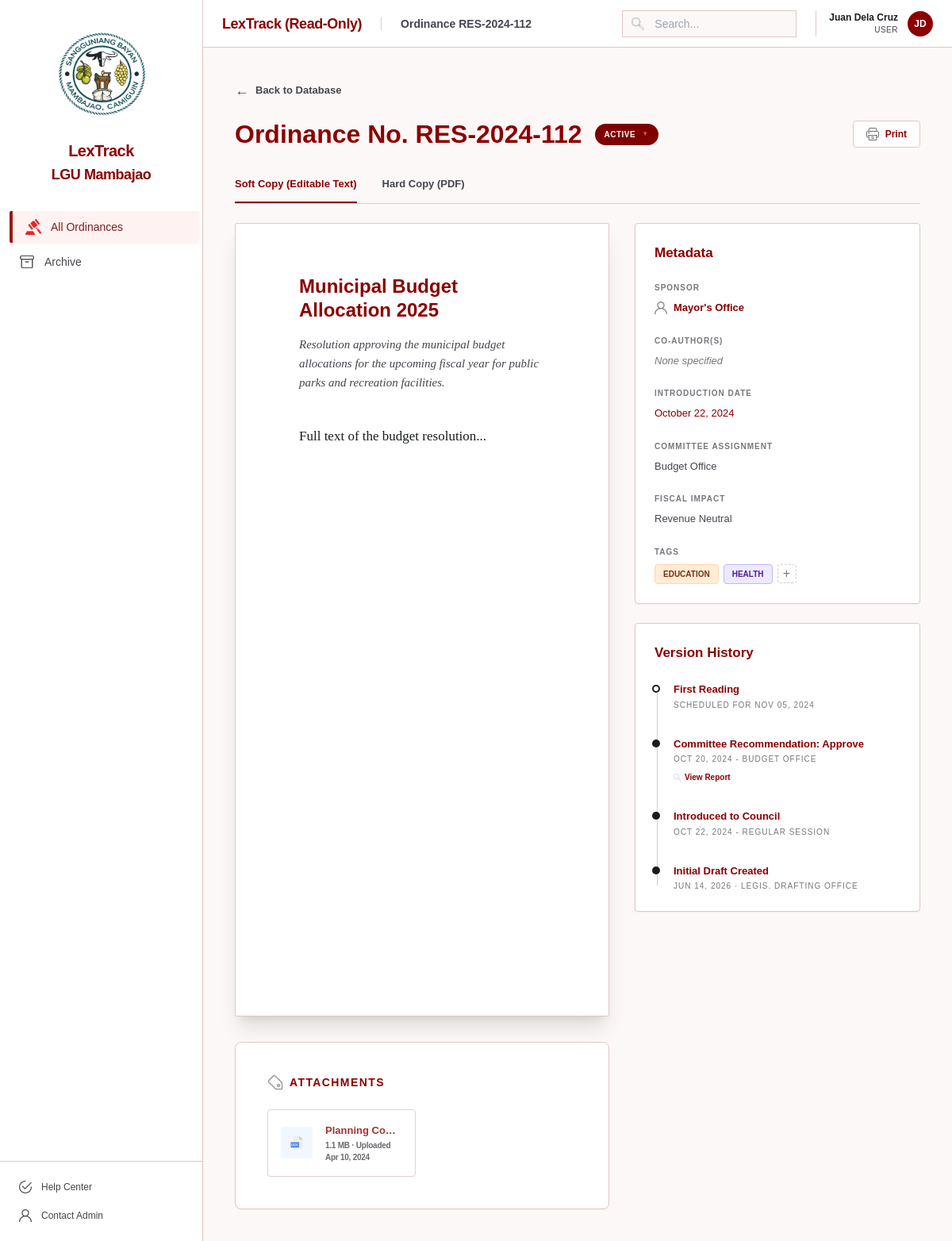
The app's page /user/view.php?id=2&view=full (signed in) with its own data.
### tables this page shows
CREATE TABLE IF NOT EXISTS ordinances (
    id INT AUTO_INCREMENT PRIMARY KEY,
    ordinance_number VARCHAR(50) NOT NULL UNIQUE,
    title VARCHAR(255) NOT NULL,
    description TEXT,
    date_enacted DATE NOT NULL,
    status ENUM('active', 'under_review', 'draft', 'amended', 'repealed') DEFAULT 'draft',
    department VARCHAR(100),
    main_author VARCHAR(100),
    soft_copy LONGTEXT,  
    hard_copy_path VARCHAR(255),  
    notes TEXT,
    created_at TIMESTAMP DEFAULT CURRENT_TIMESTAMP,
    updated_at TIMESTAMP DEFAULT CURRENT_TIMESTAMP ON UPDATE CURRENT_TIMESTAMP
);

### user/view.php (the view, shortened to what this page needs)
<?php
require_once '../includes/db.php';
$id = isset($_GET['id']) ? (int)$_GET['id'] : 0;
$stmt = $pdo->prepare("
    SELECT o.*,
           GROUP_CONCAT(DISTINCT t.name ORDER BY t.name SEPARATOR '|') as tag_names,
           GROUP_CONCAT(DISTINCT t.color_theme ORDER BY t.name SEPARATOR '|') as tag_colors
    FROM ordinances o
    LEFT JOIN ordinance_tags ot ON o.id = ot.ordinance_id
    LEFT JOIN tags t ON ot.tag_id = t.id
    WHERE o.id = ?
    GROUP BY o.id
");
$stmt->execute([$id]);
$ord = $stmt->fetch();
$page_title = "Ordinance " . $ord['ordinance_number'];
include 'includes/header.php';
?>
<div class="space-y-6">
    <div class="flex items-center gap-2">
        <a href="index.php" class="flex items-center gap-2 text-[13px] font-bold text-on-surface-variant hover:text-navy transition-all">
            <span class="text-lg">←</span>
            Back to Database
        </a>
    </div>
    <div class="flex flex-col md:flex-row md:items-center justify-between gap-4">
        <div class="flex items-center gap-4">
            <h1 class="text-[32px] font-bold text-navy leading-none">Ordinance No. <?php echo htmlspecialchars($ord['ordinance_number']); ?></h1>
            <div class="relative group">
                <button class="status-badge px-3 py-1.5 rounded-full text-[10px] font-bold uppercase tracking-wider <?php echo 'status-' . str_replace('_', '-', $ord['status']); ?> flex items-center gap-2">
                    <?php echo str_replace('_', ' ', $ord['status']); ?>
                    <span class="text-[8px] opacity-40">▼</span>
                </button>
            </div>
        </div>
        <div class="flex items-center gap-3">
            <button onclick="window.print()" class="px-4 py-2 bg-white border border-outline-variant rounded font-bold text-xs text-navy flex items-center gap-2 hover:bg-surface-container transition-all">
                <img src="../assets/icons/printer.png" class="w-4 h-4 opacity-60" alt="Print">
                Print
            </button>
        </div>
    </div>
    <div class="border-b border-outline-variant flex gap-8">
        <button onclick="switchViewTab('document')" class="view-tab py-3 text-[13px] font-bold border-b-2 border-navy text-navy" data-tab="document">Soft Copy (Editable Text)</button>
        <button onclick="switchViewTab('pdf')" class="view-tab py-3 text-[13px] font-bold border-b-2 border-transparent text-on-surface-variant hover:text-navy" data-tab="pdf">Hard Copy (PDF)</button>
    </div>
    <div class="grid grid-cols-1 lg:grid-cols-[1fr_360px] gap-8">
        <div class="space-y-8">
            <div id="view-tab-document" class="view-tab-content block">
                <div class="bg-white shadow-xl border border-outline-variant rounded-sm min-h-[1000px] flex flex-col">
                    <div class="p-[64px_80px] flex-1">
                        <div class="space-y-10">
                            <div class="space-y-4">
                                <h2 class="text-2xl font-bold text-navy leading-tight"><?php echo htmlspecialchars($ord['title']); ?></h2>
                                <p class="text-[15px] font-doc italic text-on-surface-variant leading-relaxed">
                                    <?php echo htmlspecialchars($ord['description']); ?>
                                </p>
                            </div>
                            <div class="font-doc text-[17px] leading-[1.8] text-on-surface space-y-8">
                                <?php
                                if ($ord['soft_copy']) {
                                    echo nl2br(htmlspecialchars($ord['soft_copy']));
                                } else {
                                    echo '<div class="text-center py-40 opacity-20 italic">No document content provided.</div>';
                                }
                                ?>
                            </div>
                        </div>
                    </div>
                </div>
            </div>
            <div class="bg-white rounded-lg border border-outline-variant p-10 shadow-sm space-y-6">
                <div class="flex items-center gap-2">
                    <img src="../assets/icons/price-tag.png" class="w-5 h-5 opacity-40 rotate-90" alt="Attachments">
                    <h3 class="text-sm font-bold text-navy uppercase tracking-widest">Attachments</h3>
                </div>
                <div class="grid grid-cols-1 sm:grid-cols-2 gap-4">
                    <div class="flex items-center gap-4 p-4 bg-white border border-outline-variant rounded shadow-sm opacity-80 cursor-not-allowed">
                        <div class="w-10 h-10 bg-blue-50 rounded flex items-center justify-center flex-shrink-0">
                            <img src="../assets/icons/doc.png" class="w-6 h-6" alt="DOC">
                        </div>
                        <div class="flex-1 min-w-0">
                            <div class="text-[13px] font-bold text-navy truncate">Planning Commission Staff...</div>
                            <div class="text-[10px] text-on-surface-variant font-bold tracking-tight mt-0.5">1.1 MB &middot; Uploaded Apr 10, 2024</div>
                        </div>
                    </div>
                </div>
            </div>
        </div>
        <div class="space-y-6">
            <div class="bg-white rounded border border-outline-variant p-6 space-y-6 shadow-sm">
                <h3 class="text-[17px] font-bold text-navy">Metadata</h3>
                <div class="space-y-6">
                    <div>
                        <span class="text-[10px] font-bold uppercase tracking-widest text-outline block mb-2">Sponsor</span>
                        <div class="flex items-center gap-2 text-[13px] font-bold text-navy">
                            <img src="../assets/icons/user.png" class="w-4 h-4 opacity-50">
                            <?php echo htmlspecialchars($ord['main_author']); ?>
                        </div>
                    </div>
                    <div>
                        <span class="text-[10px] font-bold uppercase tracking-widest text-outline block mb-2">Co-Author(s)</span>
                        <div class="text-[13px] font-medium text-on-surface-variant">
                            <?php echo !empty($ord['co_authors']) ? htmlspecialchars($ord['co_authors']) : '<span class="italic text-outline">None specified</span>'; ?>
                        </div>
                    </div>
                    <div>
                        <span class="text-[10px] font-bold uppercase tracking-widest text-outline block mb-2">Introduction Date</span>
                        <div class="text-[13px] font-medium text-navy">
                            <?php echo date('F d, Y', strtotime($ord['date_enacted'])); ?>
                        </div>
                    </div>
                    <div>
                        <span class="text-[10px] font-bold uppercase tracking-widest text-outline block mb-2">Committee Assignment</span>
                        <div class="text-[13px] font-medium text-on-surface-variant">
                            <?php echo htmlspecialchars($ord['department'] ?? ''); ?>
                        </div>
                    </div>
                    <div>
                        <span class="text-[10px] font-bold uppercase tracking-widest text-outline block mb-2">Fiscal Impact</span>
                        <div class="text-[13px] font-medium text-on-surface-variant">
                            Revenue Neutral
                        </div>
                    </div>
                    <div>
                        <span class="text-[10px] font-bold uppercase tracking-widest text-outline block mb-2">Tags</span>
                        <div class="flex flex-wrap gap-1.5">
                            <?php
                            if ($ord['tag_names']) {
                                $tags = explode('|', $ord['tag_names']);
                                $colors = explode('|', $ord['tag_colors']);
                                foreach ($tags as $i => $tag) {
                                    $color = $colors[$i] ?? 'tc-blue';
                                    echo "<span class='px-2.5 py-1 rounded text-[10px] font-bold border {$color} uppercase'>{$tag}</span>";
                                }
                            }
                            ?>
                            <button class="w-6 h-6 border border-outline-variant border-dashed rounded flex items-center justify-center text-outline hover:border-navy hover:text-navy transition-all">+</button>
                        </div>
                    </div>
                </div>
            </div>
            <div class="bg-white rounded border border-outline-variant p-6 space-y-6 shadow-sm">
                <h3 class="text-[17px] font-bold text-navy">Version History</h3>
                <div class="relative pl-6 space-y-8 before:content-[''] before:absolute before:left-[3px] before:top-2 before:bottom-2 before:w-[1px] before:bg-outline-variant">
                    <div class="relative">
                        <div class="absolute -left-[27px] top-1 w-2.5 h-2.5 rounded-full border-2 border-on-surface bg-white"></div>
                        <div class="text-[13px] font-bold text-navy">First Reading</div>
                        <div class="text-[10px] text-outline font-medium uppercase tracking-widest mt-0.5">Scheduled for <?php echo date('M d, Y', strtotime($ord['date_enacted'] . ' + 14 days')); ?></div>
                    </div>
                    <div class="relative">
                        <div class="absolute -left-[27px] top-1 w-2.5 h-2.5 rounded-full bg-on-surface"></div>
                        <div class="text-[13px] font-bold text-navy">Committee Recommendation: Approve</div>
                        <div class="text-[10px] text-outline font-medium uppercase tracking-widest mt-0.5"><?php echo date('M d, Y', strtotime($ord['date_enacted'] . ' - 2 days')); ?> - <?php echo htmlspecialchars($ord['department'] ?? ''); ?></div>
                        <button class="text-[10px] text-navy font-bold flex items-center gap-1 mt-2 hover:underline">
                            <img src="../assets/icons/glass.png" class="w-2.5 h-2.5 opacity-40">
                            View Report
                        </button>
                    </div>
                    <div class="relative">
                        <div class="absolute -left-[27px] top-1 w-2.5 h-2.5 rounded-full bg-on-surface"></div>
                        <div class="text-[13px] font-bold text-navy">Introduced to Council</div>
                        <div class="text-[10px] text-outline font-medium uppercase tracking-widest mt-0.5"><?php echo date('M d, Y', strtotime($ord['date_enacted'])); ?> - Regular Session</div>
                    </div>
                    <div class="relative">
                        <div class="absolute -left-[27px] top-1 w-2.5 h-2.5 rounded-full bg-on-surface"></div>
                        <div class="text-[13px] font-bold text-navy">Initial Draft Created</div>
                        <div class="text-[10px] text-outline font-medium uppercase tracking-widest mt-0.5">
                            <?php echo date('M d, Y', strtotime($ord['created_at'])); ?> &middot; Legis. Drafting Office
                        </div>
                    </div>
                </div>
            </div>
        </div>
    </div>
</div>
<?php require_once 'includes/footer.php'; ?>

### user/includes/header.php (shortened to what this page needs)
<!DOCTYPE html>
<html lang="en">
<head>
    <script src="../assets/js/tailwind.min.js?plugins=forms,container-queries"></script>
    <link href="../assets/css/fonts.css" rel="stylesheet"/>
    <script id="tailwind-config">
        tailwind.config = {
            darkMode: "class",
            theme: {
                extend: {
                    "colors": {
                        "surface": "#ffffff",
                        "background": "#fdf8f8",
                        "primary-container": "#8B0000",
                        "on-primary-container": "#e8a0a0",
                        "secondary-container": "#fddede",
                        "on-surface": "#191c1e",
                        "on-surface-variant": "#45464d",
                        "outline": "#76777d",
                        "outline-variant": "#e0c8c8",
                        "error": "#ba1a1a",
                        "error-container": "#ffdad6",
                        "primary": "#8B0000",
                        "navy": "#8B0000"
                    },
                    "fontFamily": {
                        "ui": ["Public Sans", "sans-serif"],
                        "doc": ["Newsreader", "serif"]
                    }
                }
            }
        }
    </script>
</head>
<body class="bg-background text-on-surface font-ui h-screen flex overflow-hidden">
<?php include 'sidebar.php'; ?>
<main class="flex-1 flex flex-col h-screen overflow-hidden">
    <header class="bg-white text-on-surface h-[60px] sticky top-0 z-50 border-b border-outline-variant w-full">
        <div class="flex items-center justify-between px-6 h-full max-w-[1440px] mx-auto">
            <div class="flex items-center gap-4">
                <span class="text-lg font-bold text-navy tracking-tight">LexTrack (Read-Only)</span>
                <span class="text-sm font-semibold text-on-surface-variant"><?php echo isset($page_title) ? $page_title : "Overview"; ?></span>
            </div>
            <div class="flex items-center gap-6">
                <form action="index.php" method="GET" class="relative">
                    <img src="../assets/icons/glass.png" class="absolute left-3 top-1/2 -translate-y-1/2 icon-sm opacity-50" alt="Search">
                    <input name="search" class="pl-10 pr-4 py-1.5 border border-outline-variant rounded-DEFAULT bg-background text-on-surface focus:outline-none focus:border-navy w-[220px] text-sm" placeholder="Search..." type="text"/>
                </form>
                <div class="flex items-center gap-3 pl-4 border-l border-outline-variant">
                    <div class="text-right hidden sm:block">
                        <div class="text-xs font-bold text-on-surface"><?php echo htmlspecialchars($_SESSION['full_name']); ?></div>
                        <div class="text-[10px] text-on-surface-variant uppercase tracking-wider"><?php echo htmlspecialchars($_SESSION['role']); ?></div>
                    </div>
                    <a href="../logout.php" title="Logout" class="w-8 h-8 rounded-full bg-navy text-white flex items-center justify-center text-xs font-bold hover:bg-opacity-90 transition-all">
                        <?php
                        $initials = "";
                        $names = explode(" ", $_SESSION['full_name']);
                        foreach ($names as $n) $initials .= $n[0];
                        echo htmlspecialchars(substr($initials, 0, 2));
                        ?>
                    </a>
                </div>
            </div>
        </div>
    </header>
    <div class="flex-1 overflow-y-auto bg-background">
        <div class="max-w-[1440px] mx-auto p-6 lg:p-10 space-y-6">

### user/includes/header.php (style rules this page uses)
.icon-sm { width: 16px; height: 16px; object-fit: contain; }
.tc-purple { background-color: #ede9fe; color: #4c1d95; border: 1px solid #c4b5fd; }
.tc-orange { background-color: #ffedd5; color: #7c2d12; border: 1px solid #fed7aa; }
.status-active { background-color: #7f0000; color: #ffffff; }

### records on screen
ordinances: ordinance_number "Ordinance RES-2024-112", ordinance_number "RES-2024-112", status "ACTIVE", title "Municipal Budget Allocation 2025", description "Resolution approving the municipal budget allocations for the upcoming fiscal year for public parks and recreation facilities.", soft_copy "Full text of the budget resolution...", main_author "Mayor's Office", date_enacted "October 22, 2024", department "Budget Office", date_enacted "NOV 05, 2024", date_enacted "OCT 20, 2024", department "BUDGET OFFICE", date_enacted "OCT 22, 2024", created_at "JUN 14, 2026"

### other values on screen
$item['label'] "All Ordinances"
$item['label'] "Archive"
$_SESSION['full_name'] "Juan Dela Cruz"
$_SESSION['role'] "USER"
substr($initials, 0, 2) "JD"
$tag "EDUCATION"
$tag "HEALTH"
